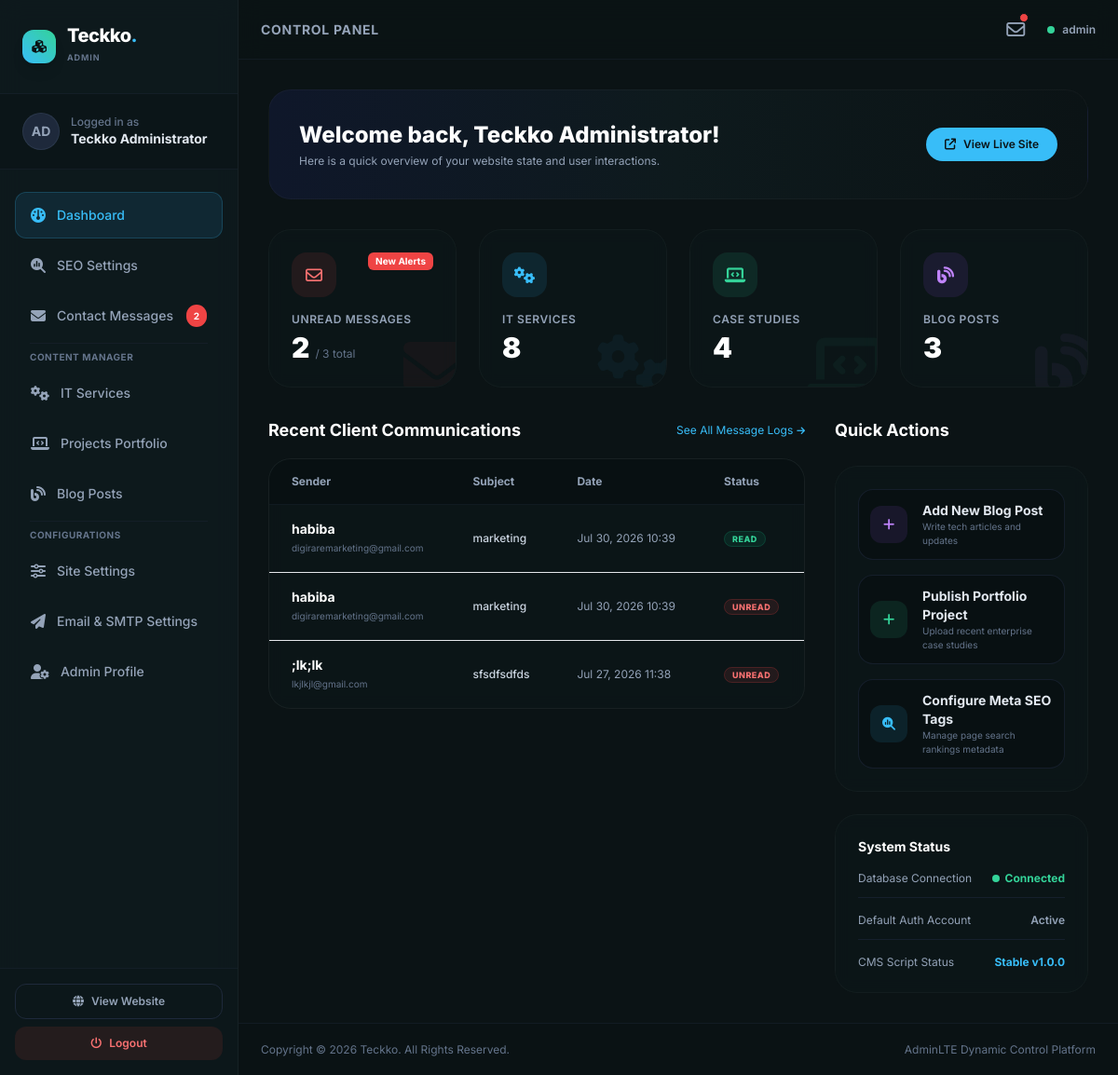
Page /dashboard/index.php (signed in) on the committed database.
### tables this page shows
CREATE TABLE `contact_submissions` (
  `id` int(11) NOT NULL AUTO_INCREMENT,
  `name` varchar(100) NOT NULL,
  `email` varchar(100) NOT NULL,
  `subject` varchar(255) NOT NULL,
  `message` text NOT NULL,
  `is_read` tinyint(4) DEFAULT 0,
  `created_at` timestamp NOT NULL DEFAULT current_timestamp(),
  PRIMARY KEY (`id`)
);

### dashboard/index.php (the view, shortened to what this page needs)
<?php
require_once __DIR__ . '/header.php';
try {
    $countBlogs = $pdo->query("SELECT COUNT(*) FROM `blogs`")->fetchColumn();
    $countProjects = $pdo->query("SELECT COUNT(*) FROM `projects`")->fetchColumn();
    $countServices = $pdo->query("SELECT COUNT(*) FROM `services`")->fetchColumn();
    $countUnreadMsgs = $pdo->query("SELECT COUNT(*) FROM `contact_submissions` WHERE `is_read` = 0")->fetchColumn();
    $countTotalMsgs = $pdo->query("SELECT COUNT(*) FROM `contact_submissions`")->fetchColumn();
    $recentStmt = $pdo->query("SELECT * FROM `contact_submissions` ORDER BY `id` DESC LIMIT 5");
    $recentMsgs = $recentStmt->fetchAll();
} catch (PDOException $e) {
    $countBlogs = $countProjects = $countServices = $countUnreadMsgs = $countTotalMsgs = 0;
    $recentMsgs = [];
}
?>
    <div class="flex flex-col gap-8">
        <div class="dashboard-card p-8 rounded-3xl bg-gradient-to-r from-slate-900 via-brand-card to-brand-dark flex flex-col sm:flex-row justify-between items-start sm:items-center gap-6">
            <div>
                <h2 class="font-heading font-extrabold text-2xl text-white">Welcome back, <?php echo htmlspecialchars($_SESSION['admin_name'] ?? 'Admin'); ?>!</h2>
                <p class="text-xs text-slate-400 mt-1">Here is a quick overview of your website state and user interactions.</p>
            </div>
            <a href="../index.php" target="_blank" class="px-5 py-2.5 rounded-full font-heading font-semibold text-xs bg-brand-accent text-brand-dark hover:shadow-lg transition-all flex items-center gap-2 shrink-0">
                <i class="fa-solid fa-arrow-up-right-from-square"></i>
                <span>View Live Site</span>
            </a>
        </div>
        <div class="grid grid-cols-1 sm:grid-cols-2 lg:grid-cols-4 gap-6">
            <div class="dashboard-card p-6 rounded-3xl relative overflow-hidden group">
                <div class="absolute -right-4 -bottom-4 text-7xl text-red-500/5 group-hover:scale-110 transition-transform">
                    <i class="fa-solid fa-envelope"></i>
                </div>
                <div class="flex justify-between items-start mb-4">
                    <div class="w-12 h-12 rounded-2xl bg-red-500/10 flex items-center justify-center text-red-400">
                        <i class="fa-regular fa-envelope text-lg"></i>
                    </div>
                    <?php if ($countUnreadMsgs > 0): ?>
                        <span class="px-2 py-0.5 rounded-md text-[10px] font-bold bg-red-500 text-white animate-pulse">New Alerts</span>
                    <?php endif; ?>
                </div>
                <span class="text-xs text-slate-400 block font-semibold uppercase tracking-wider">Unread Messages</span>
                <span class="font-heading font-black text-3xl text-white mt-1 block"><?php echo $countUnreadMsgs; ?> <span class="text-xs text-slate-500 font-normal">/ <?php echo $countTotalMsgs; ?> total</span></span>
            </div>
            <div class="dashboard-card p-6 rounded-3xl relative overflow-hidden group">
                <div class="absolute -right-4 -bottom-4 text-7xl text-brand-accent/5 group-hover:scale-110 transition-transform">
                    <i class="fa-solid fa-gears"></i>
                </div>
                <div class="flex justify-between items-start mb-4">
                    <div class="w-12 h-12 rounded-2xl bg-brand-accent/10 flex items-center justify-center text-brand-accent">
                        <i class="fa-solid fa-gears text-lg"></i>
                    </div>
                </div>
                <span class="text-xs text-slate-400 block font-semibold uppercase tracking-wider">IT Services</span>
                <span class="font-heading font-black text-3xl text-white mt-1 block"><?php echo $countServices; ?></span>
            </div>
            <div class="dashboard-card p-6 rounded-3xl relative overflow-hidden group">
                <div class="absolute -right-4 -bottom-4 text-7xl text-emerald-400/5 group-hover:scale-110 transition-transform">
                    <i class="fa-solid fa-laptop-code"></i>
                </div>
                <div class="flex justify-between items-start mb-4">
                    <div class="w-12 h-12 rounded-2xl bg-emerald-400/10 flex items-center justify-center text-emerald-400">
                        <i class="fa-solid fa-laptop-code text-lg"></i>
                    </div>
                </div>
                <span class="text-xs text-slate-400 block font-semibold uppercase tracking-wider">Case Studies</span>
                <span class="font-heading font-black text-3xl text-white mt-1 block"><?php echo $countProjects; ?></span>
            </div>
            <div class="dashboard-card p-6 rounded-3xl relative overflow-hidden group">
                <div class="absolute -right-4 -bottom-4 text-7xl text-purple-400/5 group-hover:scale-110 transition-transform">
                    <i class="fa-solid fa-blog"></i>
                </div>
                <div class="flex justify-between items-start mb-4">
                    <div class="w-12 h-12 rounded-2xl bg-purple-500/10 flex items-center justify-center text-purple-400">
                        <i class="fa-solid fa-blog text-lg"></i>
                    </div>
                </div>
                <span class="text-xs text-slate-400 block font-semibold uppercase tracking-wider">Blog Posts</span>
                <span class="font-heading font-black text-3xl text-white mt-1 block"><?php echo $countBlogs; ?></span>
            </div>
        </div>
        <div class="grid grid-cols-1 lg:grid-cols-3 gap-8">
            <div class="lg:col-span-2 flex flex-col gap-4">
                <div class="flex items-center justify-between">
                    <h3 class="font-heading font-bold text-lg text-white">Recent Client Communications</h3>
                    <a href="contacts.php" class="text-xs text-brand-accent hover:underline flex items-center gap-1">
                        <span>See All Message Logs</span>
                        <i class="fa-solid fa-arrow-right text-[10px]"></i>
                    </a>
                </div>
                <div class="dashboard-card rounded-3xl overflow-hidden border border-white/5">
                    <div class="overflow-x-auto">
                        <table class="w-full text-left border-collapse text-sm">
                            <thead>
                                <tr class="bg-brand-darker/50 text-slate-400 font-semibold border-b border-slate-800/40 text-xs">
                                    <th class="px-6 py-4">Sender</th>
                                    <th class="px-6 py-4">Subject</th>
                                    <th class="px-6 py-4">Date</th>
                                    <th class="px-6 py-4">Status</th>
                                </tr>
                            </thead>
                            <tbody class="divide-y divide-slate-850">
                                <?php if (empty($recentMsgs)): ?>
                                    <tr>
                                        <td colspan="4" class="px-6 py-8 text-center text-slate-500 text-xs">
                                            <i class="fa-solid fa-folder-open text-3xl block mb-2 opacity-50"></i>
                                            <span>No messages received yet.</span>
                                        </td>
                                    </tr>
                                <?php else: ?>
                                    <?php foreach ($recentMsgs as $msg): ?>
                                        <tr class="hover:bg-brand-darker/10 transition-colors cursor-pointer" onclick="window.location.href='contacts.php?id=<?php echo $msg['id']; ?>'">
                                            <td class="px-6 py-4">
                                                <div class="font-bold text-white"><?php echo htmlspecialchars($msg['name']); ?></div>
                                                <div class="text-[10px] text-slate-500"><?php echo htmlspecialchars($msg['email']); ?></div>
                                            </td>
                                            <td class="px-6 py-4 text-xs font-medium text-slate-300 max-w-[200px] truncate">
                                                <?php echo htmlspecialchars($msg['subject']); ?>
                                            </td>
                                            <td class="px-6 py-4 text-xs text-slate-400">
                                                <?php echo date('M d, Y H:i', strtotime($msg['created_at'])); ?>
                                            </td>
                                            <td class="px-6 py-4">
                                                <?php if ($msg['is_read'] == 0): ?>
                                                    <span class="px-2 py-0.5 rounded-full text-[9px] font-extrabold tracking-wider uppercase bg-red-500/10 text-red-400 border border-red-500/20">Unread</span>
                                                <?php else: ?>
                                                    <span class="px-2 py-0.5 rounded-full text-[9px] font-extrabold tracking-wider uppercase bg-emerald-500/10 text-emerald-400 border border-emerald-500/20">Read</span>
                                                <?php endif; ?>
                                            </td>
                                        </tr>
                                    <?php endforeach; ?>
                                <?php endif; ?>
                            </tbody>
                        </table>
                    </div>
                </div>
            </div>
            <div class="flex flex-col gap-6">
                <h3 class="font-heading font-bold text-lg text-white">Quick Actions</h3>
                <div class="dashboard-card p-6 rounded-3xl flex flex-col gap-4">
                    <a href="blogs.php?action=add" class="flex items-center gap-4 p-3 rounded-2xl bg-brand-darker/40 hover:bg-brand-accent/5 hover:text-brand-accent border border-slate-800/60 hover:border-brand-accent/20 transition-all">
                        <div class="w-10 h-10 rounded-xl bg-purple-500/10 flex items-center justify-center text-purple-400 shrink-0">
                            <i class="fa-solid fa-plus text-sm"></i>
                        </div>
                        <div>
                            <h4 class="font-bold text-sm">Add New Blog Post</h4>
                            <span class="text-[10px] text-slate-500 block">Write tech articles and updates</span>
                        </div>
                    </a>
                    <a href="projects.php?action=add" class="flex items-center gap-4 p-3 rounded-2xl bg-brand-darker/40 hover:bg-brand-accent/5 hover:text-brand-accent border border-slate-800/60 hover:border-brand-accent/20 transition-all">
                        <div class="w-10 h-10 rounded-xl bg-emerald-400/10 flex items-center justify-center text-emerald-400 shrink-0">
                            <i class="fa-solid fa-plus text-sm"></i>
                        </div>
                        <div>
                            <h4 class="font-bold text-sm">Publish Portfolio Project</h4>
                            <span class="text-[10px] text-slate-500 block">Upload recent enterprise case studies</span>
                        </div>
                    </a>
                    <a href="seo.php" class="flex items-center gap-4 p-3 rounded-2xl bg-brand-darker/40 hover:bg-brand-accent/5 hover:text-brand-accent border border-slate-800/60 hover:border-brand-accent/20 transition-all">
                        <div class="w-10 h-10 rounded-xl bg-brand-accent/10 flex items-center justify-center text-brand-accent shrink-0">
                            <i class="fa-solid fa-magnifying-glass-chart text-sm"></i>
                        </div>
                        <div>
                            <h4 class="font-bold text-sm">Configure Meta SEO Tags</h4>
                            <span class="text-[10px] text-slate-500 block">Manage page search rankings metadata</span>
                        </div>
                    </a>
                </div>
                <div class="dashboard-card p-6 rounded-3xl flex flex-col gap-4">
                    <h4 class="font-heading font-bold text-sm text-white">System Status</h4>
                    <div class="flex items-center justify-between text-xs border-b border-slate-800/60 pb-3">
                        <span class="text-slate-400">Database Connection</span>
                        <span class="text-emerald-400 font-bold flex items-center gap-1.5">
                            <span class="w-2 h-2 bg-emerald-400 rounded-full animate-pulse"></span>
                            <span>Connected</span>
                        </span>
                    </div>
                    <div class="flex items-center justify-between text-xs border-b border-slate-800/60 pb-3">
                        <span class="text-slate-400">Default Auth Account</span>
                        <span class="text-slate-400 font-semibold">Active</span>
                    </div>
                    <div class="flex items-center justify-between text-xs">
                        <span class="text-slate-400">CMS Script Status</span>
                        <span class="text-brand-accent font-bold">Stable v1.0.0</span>
                    </div>
                </div>
            </div>
        </div>
    </div>
<?php require_once __DIR__ . '/footer.php'; ?>

### dashboard/header.php (style rules this page uses)
.dashboard-card { background: rgba(14, 26, 29, 0.4); backdrop-filter: blur(8px); border: 1px solid rgba(255, 255, 255, 0.03); transition: all 0.2s ease; }

### rows in the picture
contact_submissions: name "habiba", email "digiraremarketing@gmail.com", subject "marketing", created_at "Jul 30, 2026 10:39", is_read "READ"
contact_submissions: name "habiba", email "digiraremarketing@gmail.com", subject "marketing", created_at "Jul 30, 2026 10:39", is_read "UNREAD"
contact_submissions: name ";lk;lk", email "lkjlkjl@gmail.com", subject "sfsdfsdfds", created_at "Jul 27, 2026 11:38", is_read "UNREAD"

### other values in the picture
substr($_SESSION['admin_username'], 0, 2) "AD"
$_SESSION['admin_name'] "Teckko Administrator"
$unreadCount "2"
$_SESSION['admin_username'] "admin"
$countUnreadMsgs "2"
$countTotalMsgs "3"
$countServices "8"
$countProjects "4"
$countBlogs "3"
